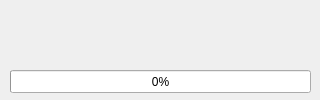
<?xml version="1.0" encoding="UTF-8"?>
<ui version="4.0">
 <class>ProgressDialog</class>
 <widget class="QWidget" name="ProgressDialog">
  <property name="geometry">
   <rect>
    <x>0</x>
    <y>0</y>
    <width>320</width>
    <height>100</height>
   </rect>
  </property>
  <property name="minimumSize">
   <size>
    <width>320</width>
    <height>100</height>
   </size>
  </property>
  <property name="maximumSize">
   <size>
    <width>320</width>
    <height>100</height>
   </size>
  </property>
  <property name="windowTitle">
   <string>Sports Scoring System - Progress</string>
  </property>
  <widget class="QLabel" name="label">
   <property name="geometry">
    <rect>
     <x>10</x>
     <y>10</y>
     <width>301</width>
     <height>51</height>
    </rect>
   </property>
   <property name="styleSheet">
    <string notr="true">QLabel {
	
	font: 11pt;
}</string>
   </property>
   <property name="text">
    <string/>
   </property>
   <property name="alignment">
    <set>Qt::AlignLeading|Qt::AlignLeft|Qt::AlignTop</set>
   </property>
   <property name="wordWrap">
    <bool>true</bool>
   </property>
  </widget>
  <widget class="QProgressBar" name="progressBar">
   <property name="geometry">
    <rect>
     <x>10</x>
     <y>70</y>
     <width>301</width>
     <height>23</height>
    </rect>
   </property>
   <property name="value">
    <number>0</number>
   </property>
  </widget>
 </widget>
 <resources/>
 <connections/>
</ui>
